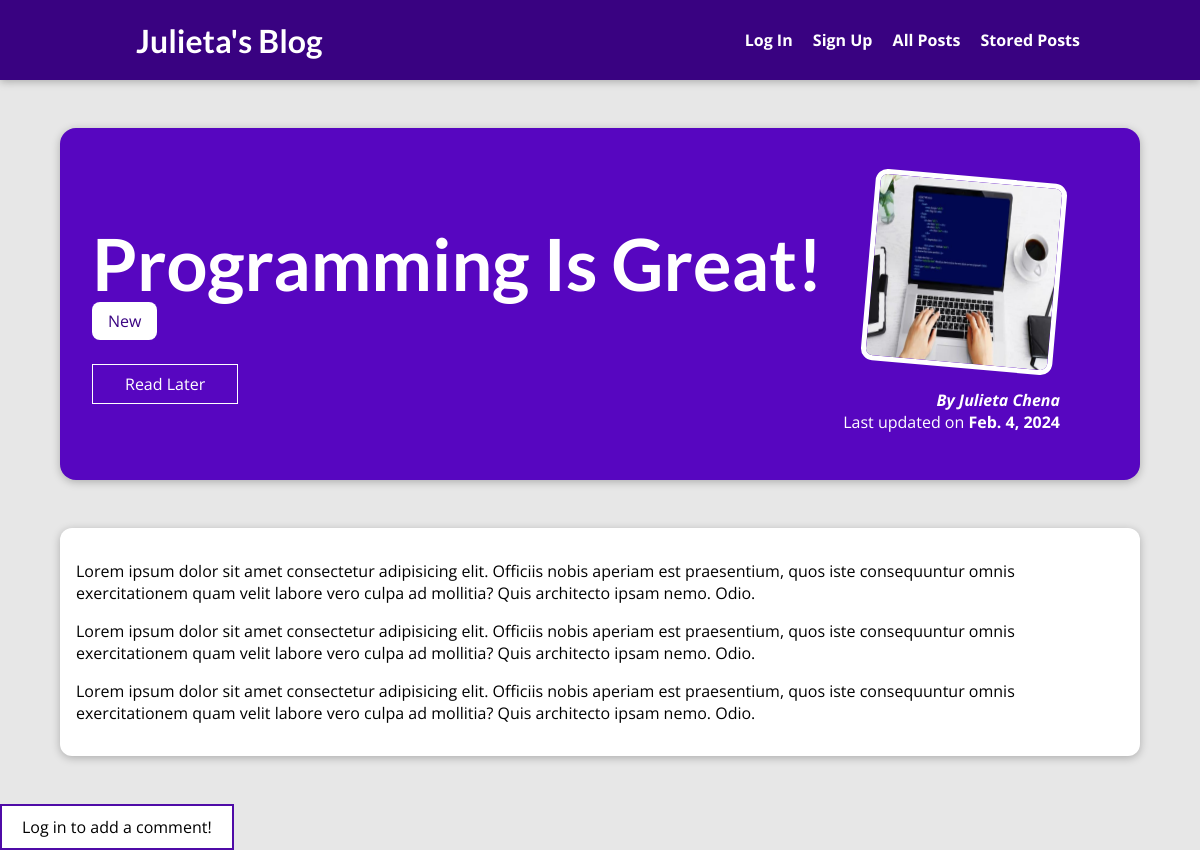
Page /posts/programming-is-fun on the committed database.
### blog/models.py (models this page shows, shortened)
class Post(models.Model):
    title = models.CharField(max_length=150)
    excerpt = models.CharField(max_length=200)
    image = models.ImageField(upload_to="posts", null=True)
    date = models.DateField(auto_now=True)
    slug = models.SlugField(unique=True, db_index=True)
    content = models.TextField(validators=[MinLengthValidator(10)])
    author = models.ForeignKey(
        Author, on_delete=models.SET_NULL, null=True, related_name="posts")
    tags = models.ManyToManyField(Tag)

class Tag(models.Model):
    caption = models.CharField(max_length=20)

class Author(models.Model):
    first_name = models.CharField(max_length=100)
    last_name = models.CharField(max_length=100)
    email = models.EmailField()
    def full_name(self):
        return f"{self.first_name} {self.last_name}"
    def __str__(self):
        return self.full_name()

### blog/views.py (the view, shortened to what this page needs)
# urls.py: path("posts/<slug:slug>", views.SinglePostView.as_view(), name='post-detail-page'),
class SinglePostView(View):
    def get(self, request, slug):
        post = Post.objects.get(slug=slug)
        context = {
          "post": post,
          "post_tags": post.tags.all(),
          "comment_form": CommentForm(),
        }
        return render(request, "blog/post-detail.html", context)

### blog/templates/blog/post-detail.html (shortened to what this page needs)
{% extends 'base.html' %}
{% load static %}
{% block css_files %}
    <link rel="stylesheet" href="{% static 'blog/post-detail.css' %}">
{% endblock css_files%}
{% block content %}
    <section id="summary">
        <h2>{{post.title}}</h2>
        <div>
            {% for tag in post_tags %}
                <span class="tag">{{tag.caption}}</span>
            {% endfor %}
        </div>
        <div id="read-later">
            <form action="{% url 'read-later' %}" method="POST">
            <button>
                {% if  saved_for_later %}
                   Remove from "Read Later" list
                {% else %}
                    Read Later
                {% endif %}
            </button>
            </form>
        </div>
            <article>
                <img src="{{post.image.url}}" alt="{{post.title}}">
                <address>By <a href="mailto:{{post.author.email}}">{{post.author}}</a></address>
                <div>
                    Last updated on <time>{{post.date}}</time>
                </div>
            </article>
    </section>
    <main>
        {{post.content|linebreaks}}
    </main>
<div>
    {% if user.is_authenticated %}
        <form id="comment-form" action="{% url 'post-detail-page' post.slug %}" method="POST">
            {% csrf_token %}
            {% for form_field in comment_form %}
                <div class="form-control {% if form_field.errors %}invalid{% endif %}">
                    {{form_field.label_tag}}
                    {{form_field}}
                    {{form_field.errors}}
                </div>
            {% endfor %}
            <button>Save Comment</button>
    {% else %}
        <a id="log-to-comment" href="{% url 'login' %}?next={{request.path}}">Log in to add a comment!</a><br>
    {% endif %}
</div>
{% endblock content %}

### static/app.css (style rules this page uses)
* { box-sizing: border-box; }
html { font-family: 'Open Sans', 'Lato', sans-serif; }
body { margin: 0; }
h1, h2, h3 { font-family: 'Lato', sans-serif; font-weight: bold; }

### blog/static/blog/post-detail.css (style rules this page uses)
body { background-color: #e7e7e7; }
#summary { margin: 8rem auto 3rem auto; padding: 2rem; width: 90%; max-width: 90rem; border-radius: 16px; background-color: #5706c0; position: relative; box-shadow: 0 2px 8px rgba(0, 0, 0, 0.25); height: 22rem; }
#summary h2 { color: white; font-size: 4.5rem; margin-bottom: 0.25rem; }
#summary article { position: absolute; top: 2rem; right: 3rem; padding: 1rem 2rem; border-radius: 12px; text-align: right; color: white; }
#summary article img { width: 12rem; height: 12rem; border-radius: 12px; transform: rotateZ(5deg); border: 5px solid white; margin-bottom: 1rem; }
#summary address { font-weight: bold; }
#summary a { color: white; text-decoration: none; }
#summary time { font-weight: bold; }
#read-later { margin: 2rem 0; }
#read-later button { background-color: transparent; border: 1px solid white; padding: 0.5rem 2rem; font: inherit; color: white; cursor: pointer; }
main { width: 90%; max-width: 90rem; margin: 3rem auto; background-color: white; padding: 1rem; border-radius: 12px; box-shadow: 0 2px 8px rgba(0, 0, 0, 0.25); }
.tag { background-color: white; color: #390281; padding: 0.5rem 1rem; border-radius: 8px; }
#log-to-comment:link, #log-to-comment:visited { background-color: white; color: black; border: 2px solid #4f0ba7; padding: 10px 20px; text-align: center; text-decoration: none; display: inline-block; }

### rows in the picture
Post: title "Programming Is Great!", image (picture), author "Julieta Chena", date "Feb. 4, 2024", content "Lorem ipsum dolor sit amet consectetur adipisicing elit. Officiis nobis aperiam est praesentium, quos iste consequuntur omnis exercitationem quam velit labore vero culpa ad mollitia? Quis architecto ipsam nemo. Odio. Lorem ipsum dolor sit amet consectetur adipisicing elit. Officiis nobis aperiam est praesentium, quos iste consequuntur omnis exercitationem quam velit labore vero culpa ad mollitia? Quis architecto ipsam nemo. Odio. Lorem ipsum dolor sit amet consectetur adipisicing elit. Officiis nobis aperiam est praesentium, quos iste consequuntur omnis exercitationem quam velit labore vero culpa ad mollitia? Quis architecto ipsam nemo. Odio."
Tag: caption "New"
